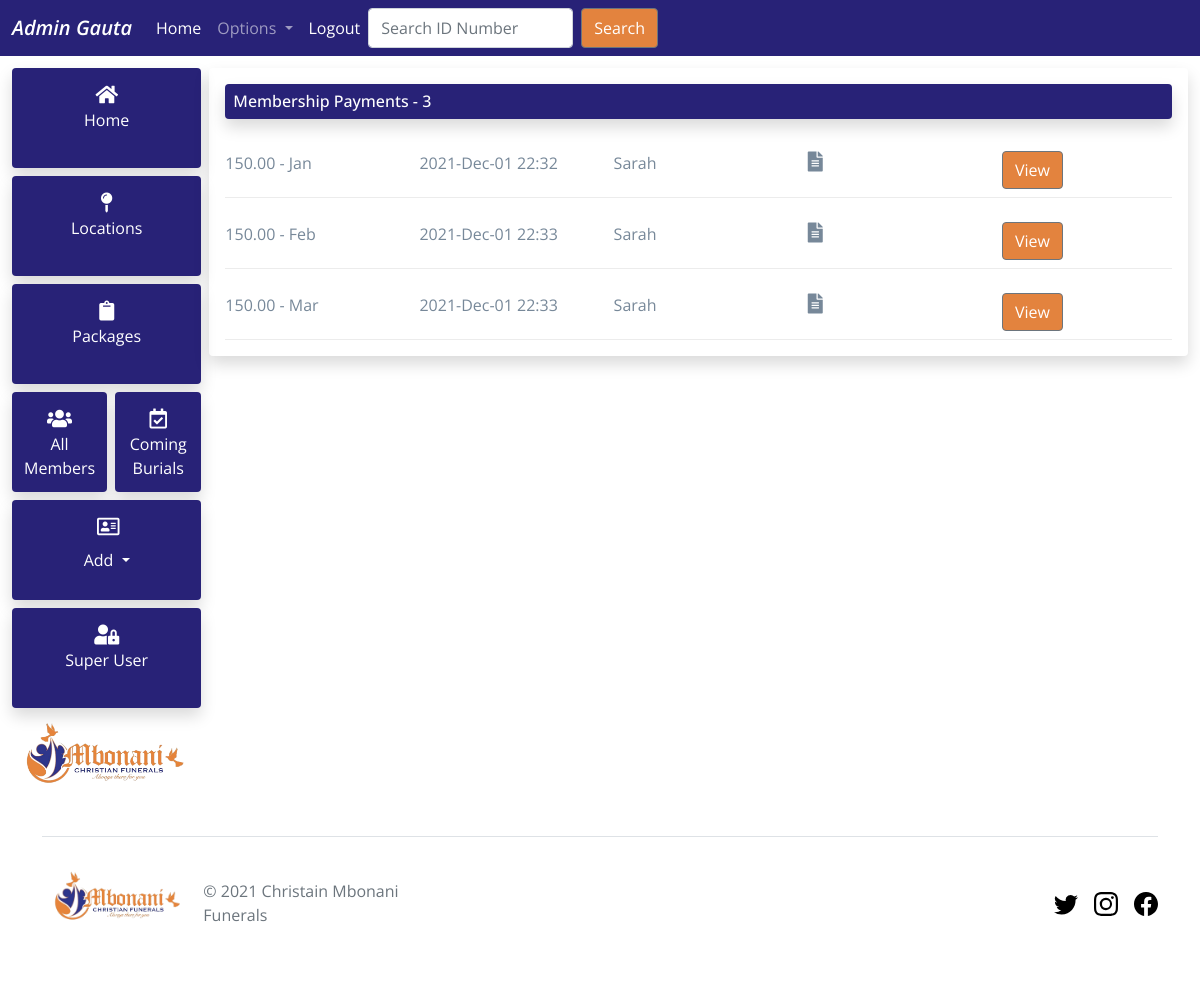
The app's page /members/member-payments/9889876567890 (signed in) with its own data.
### accounts/models.py (models this page shows)
class Member(AbstractUser):
    status = models.CharField(max_length=15,
                              choices=STATUS_CHOICES,
                              default="pending")
    package = models.ForeignKey(Package,
                                max_length=15,
                                on_delete=models.CASCADE,
                                blank=True,
                                null=True)
    id_number = models.CharField(max_length=13, unique=True)
    phone_number = models.CharField(max_length=11)
    phone_number_2 = models.CharField(max_length=11, blank=True)
    address = models.CharField(max_length=500)
    id_copy = models.FileField(upload_to='files/identity_docs/', blank=True)
    proof_of_address = models.FileField(upload_to='files/address_docs/',
                                        blank=True)
    recieved_by = models.CharField(max_length=250, default='online')
    created = models.DateTimeField(auto_now_add=True)
    burial_date = models.DateTimeField(blank=True, null=True)
    slug = models.SlugField(unique=True)
    def __str__(self):
        return self.first_name

### app_admin/models.py (models this page shows)
class Payment(models.Model):
    member = models.ForeignKey(Member,
                               related_name='paid',
                               on_delete=models.CASCADE)
    amount = MoneyField(
        decimal_places=2,
        default=0,
        default_currency='ZAR',
        max_digits=11,
    )
    month = models.CharField(max_length=15,
                             choices=MONTH_CHOICES,
                             default="Undefined")
    proof_of_payment = models.FileField(upload_to='payments/%Y/%m/%d',
                                        blank=True,
                                        null=True)
    date = models.DateTimeField(auto_now_add=True)

### accounts/views.py (the view)
def memberPayments(request, slug_id):
    member = Member.objects.get(slug=slug_id)
    context = {'member': member}
    return render(request, 'accounts/member-payments.html', context)

### accounts/templates/accounts/member-payments.html (shortened to what this page needs)
{% extends 'main/main.html' %}
{% load static %}
{% block content %}
<div class="row">
  <div class="col-sm rounded shadow m-1 p-3">
    <h6 class="burial-header pt-2 pb-2 px-2 rounded shadow">
      Membership Payments - {{member.paid.count}}
    </h6>
    {% for x in member.paid.all %}
    <div class="row pt-4">
      <div class="col bruials-font-color">{{x.amount}} - {{x.month}}</div>
      <div class="col bruials-font-color bruial-hide">
        {{x.date|date:'Y-M-d H:i'}}
      </div>
      <div class="col bruials-font-color bruial-hide">{{x.member}}</div>
      <div class="col bruials-font-color">
        <i class="fas fa-file-alt sidebar-icon"></i>
      </div>
      {% if x.proof_of_payment %}
      <div class="col">
        <a
          href="{{x.proof_of_payment.url}}"
          target="_blank"
          class="btn btn-secondary"
        >
          View
        </a>
      </div>
      {% else %}
      <div class="col">
        <div class="bruials-font-color col">no-proof-of-payment</div>
      </div>
      {% endif %}
    </div>
    <div class="divider mt-2"></div>
    {% endfor %}
  </div>
</div>
{% endblock %}

### templates/main/navbar.html (shortened to what this page needs)
{% if request.user.is_staff %}
<nav class="navbar navbar-expand-lg navbar-dark christian-bg ">
  <div class="container-fluid">
    <a class="navbar-brand italic-600" href="{% url 'homepage' %}">Admin {{ request.user }}</a>
    <div class="collapse navbar-collapse" id="navbarSupportedContent">
      <ul class="navbar-nav me-auto mb-2 mb-lg-0">
        <li class="nav-item">
          <a class="nav-link text-white" aria-current="page" href="{% url 'homepage' %}">Home</a>
        </li>
         <li class="nav-item dropdown">
          <a class="nav-link dropdown-toggle" href="#" id="navbarDropdown" role="button" data-bs-toggle="dropdown" aria-expanded="false">
            Options
          </a>
        </li>
        <li class="nav-item">
          <a class="nav-link text-white" href="{% url 'logout' %}">Logout</a>
        </li>
      <form method="POST" action="{% url 'search-member' %}" class="d-flex">
        <input
          class="form-control me-2"
          type="search"
          placeholder="Search ID Number"
          name="searched"
          aria-label="Search"
        />
        <button class="btn btn-outline-secondary" type="submit">Search</button>
      </form>
    </div>
  </div>
</nav>
{% endif %}

### static/css/homepage.css (style rules this page uses)
:root { --primary-color: #e3833e; --secondart-color: #282277; --fonts-color: white; background-color: #ffffff; }
.divider { height: 1px; background-color: #ececec; }
.bruials-font-color { color: lightslategray; }
.burial-header { background-color: var(--secondart-color); color: white; }

### static/css/upcoming_brurials.css (style rules this page uses)
:root { --primary-color: #e3833e; --secondart-color: #282277; --fonts-color: white; background-color: #ffffff; }

### static/css/all_members.css (style rules this page uses)
:root { --primary-color: #e3833e; --secondart-color: #282277; --fonts-color: white; background-color: #ffffff; }

### static/css/app_admin.css (style rules this page uses)
:root { --primary-color: #e3833e; --secondart-color: #282277; --fonts-color: white; background-color: #ffffff; }
body { font-family: "Open Sans", sans-serif; }
a { text-decoration: none; color: white; }
.sidebar-icon { font-size: 20px; }
.christian-bg { background-color: #282277; color: white; }
li.nav-item.dropdown::marker { color: transparent; }
.btn-secondary { background-color: #e3833e; color: #ffffff; }

### static/css/member_base.css (style rules this page uses)
:root { --primary-color: #e3833e; --secondart-color: #282277; --fonts-color: white; background-color: #ffffff; }
body { font-family: "Open Sans", sans-serif; }
a { text-decoration: none; color: white; }
.sidebar-icon { font-size: 20px; }
.christian-bg { background-color: #282277; color: white; }

### templates/main/navbar.html (style rules this page uses)
.christian-bg { background-color: #282277; color: white; }
.italic-600 { font-weight: 600 !important; font-style: italic !important; }
.btn-outline-secondary { background-color: #e3833e; color: #ffffff; }

### records on screen
Member: user "Gauta"
Member: paid.count "3"
Payment: amount "150.00", month "Jan", date "2021-Dec-01 22:32", member "Sarah"
Payment: amount "150.00", month "Feb", date "2021-Dec-01 22:33", member "Sarah"
Payment: amount "150.00", month "Mar", date "2021-Dec-01 22:33", member "Sarah"
